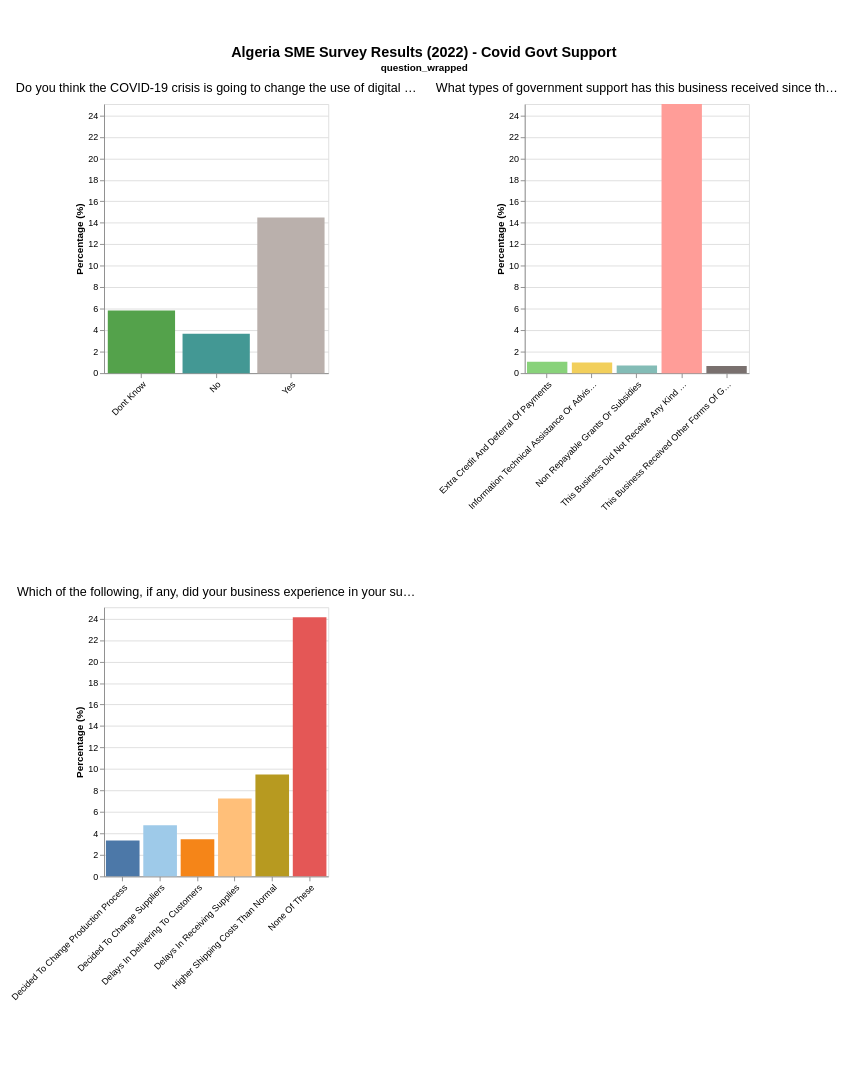

The notebook cell this image was saved under:
### Markdown cell above
## Covid Government Support

### Code cell
chart = create_category_chart('Covid Govt Support', combined_df)
display(chart)

### Figure 1 — Vega-Lite specification as saved in the notebook (floating-point values rounded to 4 significant figures)
{"config": {"view": {"continuousWidth": 300, "continuousHeight": 300}, "padding": {"left": 10, "right": 10, "top": 50, "bottom": 100}}, "data": {"name": "data-f2efb31252ae667c70f50b886e2f4030"}, "facet": {"field": "question_wrapped", "header": {"labelFontSize": 14, "labelLimit": 450, "labelLineHeight": 16, "titleOrient": "top"}, "type": "nominal"}, "spec": {"mark": {"type": "bar"}, "encoding": {"color": {"field": "response", "legend": null, "scale": {"scheme": "tableau20"}, "type": "nominal"}, "tooltip": [{"field": "question", "title": "Question", "type": "nominal"}, {"field": "response", "title": "Response", "type": "nominal"}, {"field": "value", "format": ".1f", "title": "Percentage", "type": "quantitative"}], "x": {"axis": {"labelAlign": "right", "labelAngle": -45, "labelLimit": 200}, "field": "response", "title": null, "type": "nominal"}, "y": {"field": "value", "scale": {"domain": [0, 25.06]}, "title": "Percentage (%)", "type": "quantitative"}}, "height": 300, "width": 250}, "columns": 2, "resolve": {"scale": {"x": "independent", "y": "independent"}}, "spacing": {"row": 80, "column": 20}, "title": {"text": "Algeria SME Survey Results (2022) - Covid Govt Support", "fontSize": 16, "fontWeight": "bold", "anchor": "middle"}, "$schema": "https://vega.github.io/schema/vega-lite/v6.1.0.json", "datasets": {"data-f2efb31252ae667c70f50b886e2f4030": [{"category": "Covid Govt Support", "question": "What types of government support has this business received since the\nstart of the COVID-19 pandemic? (Select all that apply)", "response": "This Business Did Not Receive Any Kind Of Government Support", "value": 25.06, "question_wrapped": "What types of government support has this business received since the start of\nthe COVID-19 pandemic? (Select all that apply)"}, {"category": "Covid Govt Support", "question": "What types of government support has this business received since the\nstart of the COVID-19 pandemic? (Select all that apply)", "response": "Extra Credit And Deferral Of Payments", "value": 1.067, "question_wrapped": "What types of government support has this business received since the start of\nthe COVID-19 pandemic? (Select all that apply)"}, {"category": "Covid Govt Support", "question": "What types of government support has this business received since the\nstart of the COVID-19 pandemic? (Select all that apply)", "response": "Non Repayable Grants Or Subsidies", "value": 0.7133, "question_wrapped": "What types of government support has this business received since the start of\nthe COVID-19 pandemic? (Select all that apply)"}, {"category": "Covid Govt Support", "question": "What types of government support has this business received since the\nstart of the COVID-19 pandemic? (Select all that apply)", "response": "Information Technical Assistance Or Advisory Services", "value": 0.9827, "question_wrapped": "What types of government support has this business received since the start of\nthe COVID-19 pandemic? (Select all that apply)"}, {"category": "Covid Govt Support", "question": "What types of government support has this business received since the\nstart of the COVID-19 pandemic? (Select all that apply)", "response": "This Business Received Other Forms Of Government Support", "value": 0.6689, "question_wrapped": "What types of government support has this business received since the start of\nthe COVID-19 pandemic? (Select all that apply)"}, {"category": "Covid Govt Support", "question": "Do you think the COVID-19 crisis is going to change the use of\ndigital technologies permanently for this business?", "response": "Dont Know", "value": 5.832, "question_wrapped": "Do you think the COVID-19 crisis is going to change the use of digital\ntechnologies permanently for this business?"}, {"category": "Covid Govt Support", "question": "Do you think the COVID-19 crisis is going to change the use of\ndigital technologies permanently for this business?", "response": "No", "value": 3.676, "question_wrapped": "Do you think the COVID-19 crisis is going to change the use of digital\ntechnologies permanently for this business?"}, {"category": "Covid Govt Support", "question": "Do you think the COVID-19 crisis is going to change the use of\ndigital technologies permanently for this business?", "response": "Yes", "value": 14.49, "question_wrapped": "Do you think the COVID-19 crisis is going to change the use of digital\ntechnologies permanently for this business?"}, {"category": "Covid Govt Support", "question": "Which of the following, if any, did your business experience in your\nsupply chain in 2021? (Select all that apply)", "response": "Delays In Receiving Supplies", "value": 7.261, "question_wrapped": "Which of the following, if any, did your business experience in your supply\nchain in 2021? (Select all that apply)"}, {"category": "Covid Govt Support", "question": "Which of the following, if any, did your business experience in your\nsupply chain in 2021? (Select all that apply)", "response": "Delays In Delivering To Customers", "value": 3.464, "question_wrapped": "Which of the following, if any, did your business experience in your supply\nchain in 2021? (Select all that apply)"}, {"category": "Covid Govt Support", "question": "Which of the following, if any, did your business experience in your\nsupply chain in 2021? (Select all that apply)", "response": "Higher Shipping Costs Than Normal", "value": 9.498, "question_wrapped": "Which of the following, if any, did your business experience in your supply\nchain in 2021? (Select all that apply)"}, {"category": "Covid Govt Support", "question": "Which of the following, if any, did your business experience in your\nsupply chain in 2021? (Select all that apply)", "response": "Decided To Change Suppliers", "value": 4.75, "question_wrapped": "Which of the following, if any, did your business experience in your supply\nchain in 2021? (Select all that apply)"}, {"category": "Covid Govt Support", "question": "Which of the following, if any, did your business experience in your\nsupply chain in 2021? (Select all that apply)", "response": "Decided To Change Production Process", "value": 3.347, "question_wrapped": "Which of the following, if any, did your business experience in your supply\nchain in 2021? (Select all that apply)"}, {"category": "Covid Govt Support", "question": "Which of the following, if any, did your business experience in your\nsupply chain in 2021? (Select all that apply)", "response": "None Of These", "value": 24.13, "question_wrapped": "Which of the following, if any, did your business experience in your supply\nchain in 2021? (Select all that apply)"}]}}
